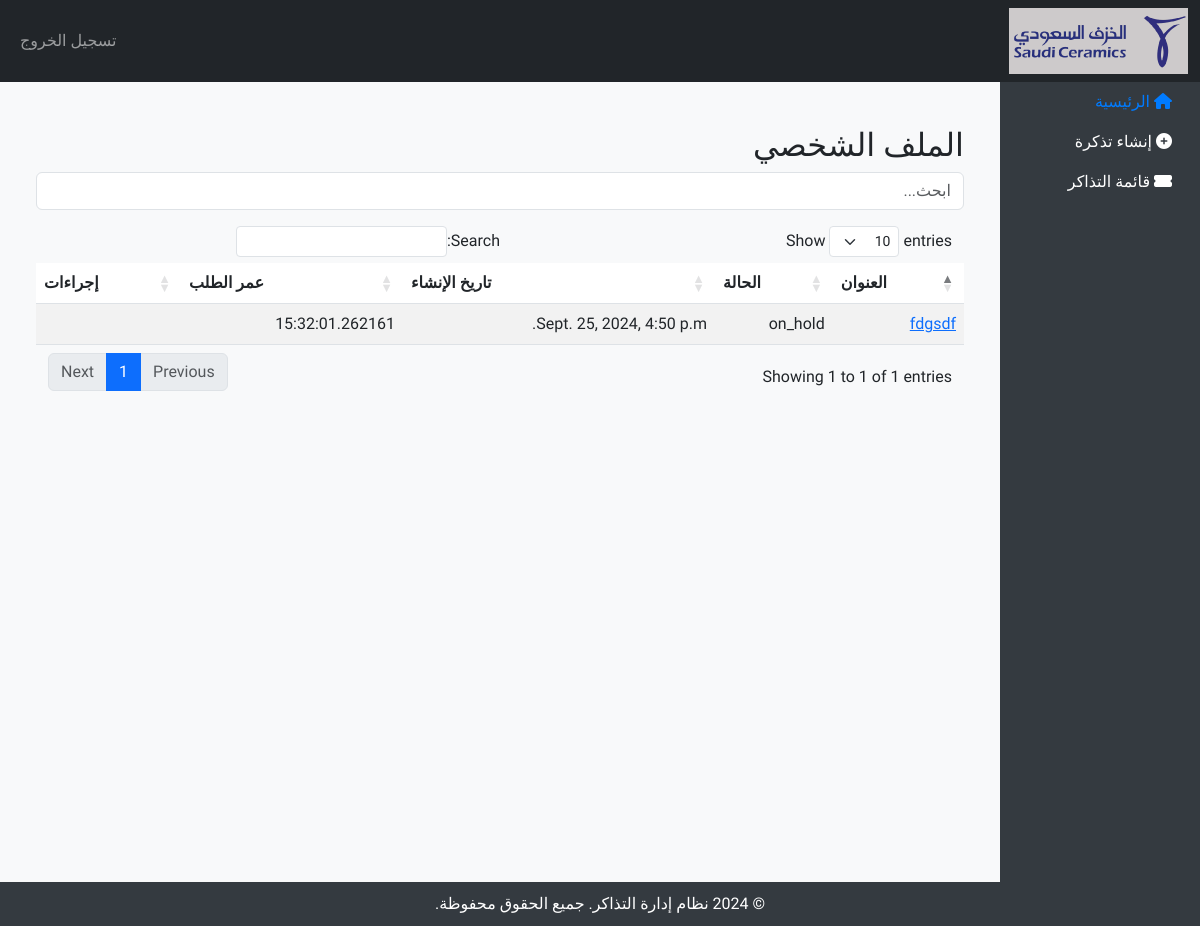
/ (signed in), run on the app's committed database.
### tickets/models.py (models this page shows, shortened)
class Ticket(models.Model):
    OPEN = 'open'
    IN_PROGRESS = 'in_progress'
    ON_HOLD = 'on_hold'
    RESOLVED = 'resolved'
    CLOSED = 'closed'
    STATUS_CHOICES = [
        (OPEN, 'Open'),
        (IN_PROGRESS, 'In Progress'),
        (ON_HOLD, 'On Hold'),
        (RESOLVED, 'Resolved'),
        (CLOSED, 'Closed'),
    ]
    DIFFICULTY_CHOICES = [
        ('normal', 'عادي'),
        ('medium', 'متوسط'),
        ('high', 'مرتفع')
    ]
    title = models.CharField(max_length=255,verbose_name='العنوان')
    description = models.TextField(verbose_name='الوصف')
    status = models.CharField(max_length=20, choices=STATUS_CHOICES, default=OPEN,verbose_name='الحالة')
    created_by = models.ForeignKey(CustomUser, on_delete=models.SET_NULL, null=True, related_name='created_tickets',verbose_name='أنشأ بواسطة')
    assigned_to = models.ForeignKey(CustomUser, on_delete=models.SET_NULL, null=True, related_name='assigned_tickets',verbose_name='تم تعيينها إلى')
    group = models.ForeignKey(Group, on_delete=models.CASCADE,verbose_name='المجموعة')
    difficulty_level = models.CharField(max_length=20, choices=DIFFICULTY_CHOICES, null=True, blank=True)
    time_started = models.DateTimeField(null=True, blank=True,verbose_name='تاريخ البدء')
    time_resolved = models.DateTimeField(null=True, blank=True,verbose_name='تاريخ الحل')
    created_at = models.DateTimeField(auto_now_add=True,verbose_name='تاريخ الإنشاء')
    updated_at = models.DateTimeField(auto_now=True,verbose_name='تاريخ التحديث')
    time_in_progress = models.DateTimeField(null=True, blank=True,verbose_name='تاريخ التقدم')
    on_hold_periods = models.JSONField(default=list, blank=True,verbose_name='فترات التعليق')  # List to track on-hold periods [(start_time, end_time), ...]
    notes = models.TextField(blank=True, null=True,verbose_name='الملاحظات')  # Field to store notes
    def get_total_in_progress_time(self):
        if self.time_in_progress:
            end_time = self.time_resolved if self.time_resolved else timezone.now()
            total_time = end_time - self.time_in_progress
            for period in self.on_hold_periods:
                start = period.get('start')
                end = period.get('end', timezone.now().isoformat())  # If still on hold, assume end is now
                if start and end:
                    start_time = timezone.datetime.fromisoformat(start)
                    end_time = timezone.datetime.fromisoformat(end)
                    total_time -= (end_time - start_time)
            return total_time
        return timedelta()

### tickets/views.py (the view)
# urls.py: path('', profile_view, name='profile'),
@login_required
def profile_view(request):
    user_tickets = request.user.customuser.created_tickets.all()  # جلب التذاكر التي أنشأها المستخدم الحالي
    return render(request, 'ticket/profile.html', {'tickets': user_tickets})

### tickets/templates/ticket/profile.html (shortened to what this page needs)
{% extends 'base.html' %}
{% load static %}
{% block content %}
<div class="container mt-4" >
    <h2>الملف الشخصي</h2>
    <div class="mb-3">
        <input type="text" id="searchInput" class="form-control" placeholder="ابحث...">
    </div>
    <div class="table-responsive">
    <table id="ticketsTable" class="table table-striped">
        <thead>
            <tr>
                <th>العنوان</th>
                <th>الحالة</th>
                <th class="d-none d-xl-table-cell">تاريخ الإنشاء</th>
                <th class="d-none d-xl-table-cell">  عمر الطلب  </th>
                <th>إجراءات</th>
            </tr>
        </thead>
        <tbody>
            {% for ticket in tickets %}
            <tr>
                <td><a href="{% url 'ticket_detail' ticket.id %}">{{ ticket.title }}</a></td>
                        <td>{{ ticket.status }}</td>
                        <td class="d-none d-xl-table-cell">{{ ticket.created_at }}</td>
                        <td class="d-none d-xl-table-cell">{{ ticket.get_total_in_progress_time }}</td>
                        <td>
                        </td>
            </tr>
            {% endfor %}
        </tbody>
    </table>
</div>
</div>
{% endblock %}

### templates/base.html (style rules this page uses)
body { font-family: 'Tajawal', sans-serif; background-color: #f8f9fa; }

### data on the page
Ticket: title "fdgsdf", status "on_hold", created_at "Sept. 25, 2024, 4:50 p.m.", get_total_in_progress_time "15:32:01.262161"
